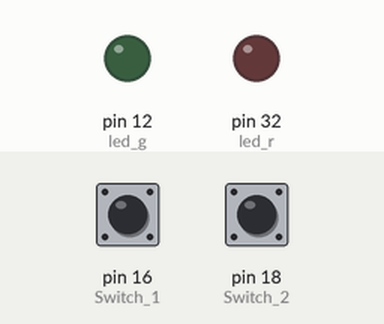
Recording of a program running on a simulated Raspberry Pi (header pin numbers). Parts: output pins drawn as LEDs (lit = HIGH). Inputs (shaded band) come from the test bench; at power-on: pin 16 (Switch_1) LOW, pin 18 (Switch_2) LOW.

Above: at 1.2 s.
1.3 s: pin 16 (Switch_1) pulled HIGH for 1 s
Timing chart, 0 to 1.3 s (numbered marks = the images above; inputs shaded):
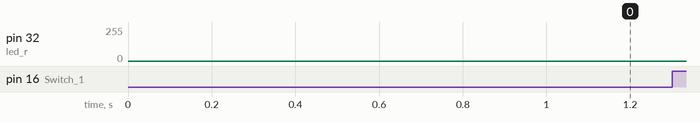

The program:

pwm_ex2.py
```python
import RPi.GPIO as GPIO
import time

GPIO.setwarnings(False)
GPIO.setmode(GPIO.BOARD)

led_g=12
led_r=32
Switch_1=16
Switch_2=18

Duty_ratio=[10,20,30,40,50,80,100]

GPIO.setup([led_g, led_r], GPIO.OUT, initial =GPIO.LOW)
GPIO.setup([Switch_1, Switch_2], GPIO.IN, pull_up_down=GPIO.PUD_DOWN)

def main():
    PWM_led_g=GPIO.PWM(led_g,500)
    PWM_led_g.start(0)
    PWM_led_r=GPIO.PWM(led_r,500)
    PWM_led_r.start(0)

    while 1:
        if GPIO.input(Switch_1)==GPIO.HIGH:
            for val in Duty_ratio:
                PWM_led_r.ChangeDutyCycle(val)
        elif GPIO.input(Switch_2)==GPIO.HIGH:
            for val in Duty_ratio:
                PWM_led_g.ChangeDutyCycle(val)

if __name__=="__main__":
    main()
```
